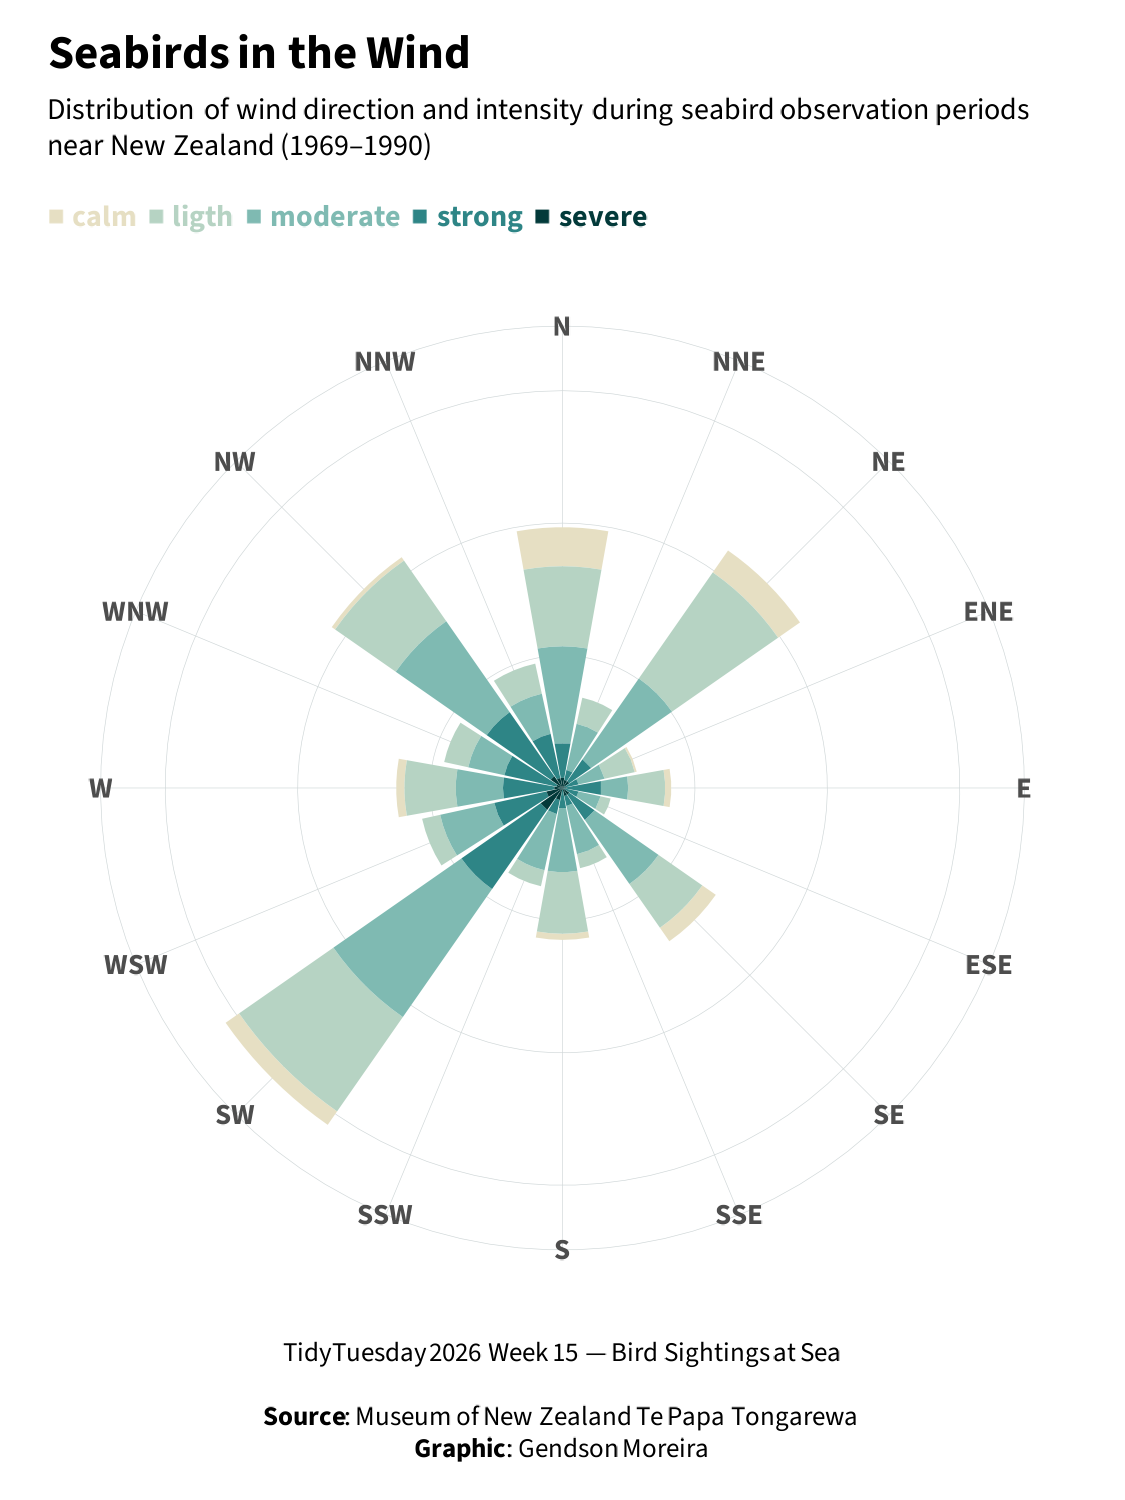

Source code (R):
# Load libraries ---------------------------------------------------------

library(tidyverse)
library(showtext)
library(ggtext)
library(forcats)

# Load data --------------------------------------------------------------

beaufort_scale <- readr::read_csv(
  'https://raw.githubusercontent.com/rfordatascience/tidytuesday/main/data/2026/2026-04-14/beaufort_scale.csv'
)
ships <- readr::read_csv(
  'https://raw.githubusercontent.com/rfordatascience/tidytuesday/main/data/2026/2026-04-14/ships.csv'
)

# Data wrangling ---------------------------------------------------------


wind_data <- ships %>%
  left_join(beaufort_scale, by = "wind_speed_class") %>%
  filter(!is.na(wind_direction), !is.na(wind_speed_class)) %>%
  mutate(
    wind_description = fct_reorder(
      case_when(
        wind_description %in% c("calm", "light air") ~ "Calm",
        wind_description %in% c("light breeze", "gentle breeze") ~ "Light",
        wind_description %in% c("moderate breeze", "fresh breeze") ~ "Moderate",
        wind_description %in% c("strong breeze", "near gale") ~ "Strong",
        wind_description %in% c("gale", "strong gale", "storm", "violent storm", "hurricane") ~ "Severe",
        TRUE ~ NA_character_
      ),
      wind_speed_class
    ),
    # Shift by 11.25 degrees so North is centered
    dir_binned = cut(
      (wind_direction + 11.25) %% 360,
      breaks = seq(0, 360, by = 22.5),
      labels = c(
        "N",
        "NNE",
        "NE",
        "ENE",
        "E",
        "ESE",
        "SE",
        "SSE",
        "S",
        "SSW",
        "SW",
        "WSW",
        "W",
        "WNW",
        "NW",
        "NNW"
      ),
      include.lowest = TRUE
    )
  )

summary_data <- wind_data %>%
  count(dir_binned, wind_description) %>%
  mutate(
    pct_total = n / sum(n) * 100
  )

# Define colors and fonts ------------------------------------------------

# Inspiration
# https://windy.app/blog/how-to-read-wind-rose.html

custom_pal <- c(
  "Calm" = "#E6DFC3" -> calm,
  "Light" = "#B6D3C3" -> ligth,
  "Moderate" = "#7FBAB2" -> moderate,
  "Strong" = "#2E8586" -> strong,
  "Severe" = "#033A3A" -> severe
)


font_add_google("Source Sans 3", "source")
showtext_auto(enable = TRUE)
showtext_opts(dpi = 300)

txt_color <- "#100C08"
bg_color <- "#E0E0E0"

title_font <- body_font <- "source"

# Set theme --------------------------------------------------------------

base_theme <- theme_minimal(base_family = body_font, base_size = 8) +
  theme(
    # Chart texts
    plot.title.position = "plot",
    plot.caption.position = "plot",
    plot.title = ggtext::element_textbox_simple(
      size = rel(1.4),
      family = title_font,
      margin = margin(t = 5, b = 5)
    ),
    plot.subtitle = ggtext::element_textbox_simple(
      size = rel(0.9),
      margin = margin(t = 0, b = 10)
    ),
    plot.caption = ggtext::element_textbox_simple(
      size = rel(0.8),
      halign = 0.5,
      margin = margin(t = 5, b = 5)
    ),

    # Axis
    axis.text.y = element_blank(),
    axis.text.x = element_text(size = rel(1.1), face = "bold"),
    axis.title = element_blank(),

    # Legend
    legend.position = "none",

    # Gridlines
    panel.grid.major = element_line(color = "#D0D7D8", linewidth = 0.075),
  )

ggplot2::set_theme(base_theme)


# Define chart texts -----------------------------------------------------

title_txt <- "**Seabirds in the Wind**"

st_txt <- stringr::str_c(
  "Distribution of wind direction and intensity during seabird observation periods near New Zealand (1969–1990)",
  "<br><br>",
  "<span style='color:",
  calm,
  ";'><b>■ calm</b></span>    ",
  "<span style='color:",
  ligth,
  ";'><b>■ ligth</b></span>   ",
  "<span style='color:",
  moderate,
  ";'><b>■ moderate</b></span>    ",
  "<span style='color:",
  strong,
  ";'><b>■ strong</b></span>    ",
  "<span style='color:",
  severe,
  ";'><b>■ severe</b></span>"
)

caption_txt <- "
TidyTuesday 2026 Week 15 &mdash; Bird Sightings at Sea<br><br>
**Source**: Museum of New Zealand Te Papa Tongarewa
<br>
**Graphic**: Gendson Moreira
"


# Build chart ------------------------------------------------------------

plt <- summary_data |>
  ggplot(aes(x = dir_binned, y = pct_total, fill = wind_description)) +
  geom_col() +
  coord_polar(start = -pi / 16) + # slight rotation = nicer alignment
  scale_fill_manual(values = custom_pal) +
  labs(
    title = title_txt,
    subtitle = st_txt,
    caption = caption_txt
  )


fig <- plt + ggview::canvas(width = 3.75, height = 5)
fig

# Define filenames -------------------------------------------------------

tuesday <- "2026-04-14"
tuesyear <- stringr::str_extract(
  tuesday,
  pattern = stringr::regex("\\d{4}(?=-)")
)
tuesday_file <- stringr::str_remove_all(tuesday, pattern = stringr::regex("-"))
tuespng <- stringr::str_c(tuesday_file, ".png")
plt_file_name <- stringr::str_c(tuesyear, tuesday, tuespng, sep = "/")


# Save chart -------------------------------------------------------------

ggview::save_ggplot(
  file = plt_file_name,
  plot = fig
)
